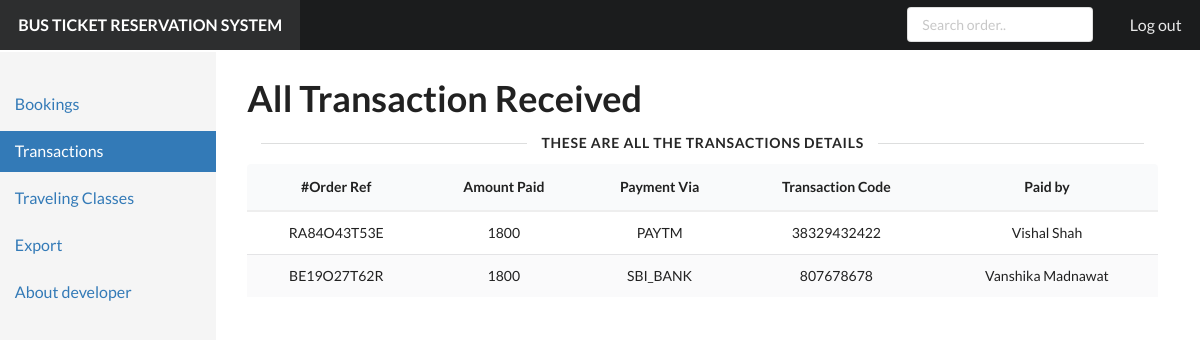
The page /admin/transactions.php (signed in) on the database its author committed.
### tables this page shows
CREATE TABLE IF NOT EXISTS `booking_details` (
  `order_ref` varchar(255) NOT NULL,
  `fullname` varchar(120) NOT NULL,
  `contact` varchar(40) DEFAULT NULL,
  `gender` varchar(40) DEFAULT NULL,
  `class_reserved` varchar(255) NOT NULL,
  `destination` varchar(180) NOT NULL,
  `seats_reserved` varchar(50) NOT NULL DEFAULT '1',
  `date_reserved` varchar(50) DEFAULT NULL,
  `transaction_id` varchar(190) NOT NULL,
  `account` varchar(130) NOT NULL,
  `amount` varchar(50) NOT NULL,
  PRIMARY KEY (`order_ref`),
  KEY `available_classbooking_details` (`class_reserved`),
  KEY `transaction_id` (`transaction_id`)
);

### admin/transactions.php (the view, shortened to what this page needs)
<!DOCTYPE html>
<html>
  <head>
    <link href="static/dist/semantic-ui/semantic.min.css" rel="stylesheet" type="text/css" />
    <link href="static/stylesheets/default.css" rel="stylesheet" type="text/css" />
    <link href="static/stylesheets/pandoc-code-highlight.css" rel="stylesheet" type="text/css" />
  </head>
  <body>
    <div class="ui inverted huge borderless fixed fluid menu">
      <a class="header item">BUS TICKET RESERVATION SYSTEM</a>
      <div class="right menu">
        <div class="item">
          <div class="ui small input">
		  <form>
            <input placeholder="Search order.." name="search" />
			</form>
          </div>
        </div>
        <a class="item" href="logout.php">Log out</a>
      </div>
    </div>
    <div class="ui grid">
      <div class="row">
        <div class="column" id="sidebar">
          <div class="ui secondary vertical fluid menu">
            <a class="item" href="bookings.php">Bookings</a><a class="item active" href="transactions.php">Transactions</a><a class="item" href="travelclass.php">Traveling Classes</a><a class="item">Export</a>
			<a class="item" href="developer.php">About developer</a>
          </div>
        </div>
        <div class="column" id="content" style="display:none">
	<div class="ui grid">
            <div class="row">
         <h1 class="ui huge header">All Transaction Received</h1>
         </div>
        <div class="ui horizontal divider"> These are all the Transactions Details</div>
		<div class="row">
            <table class="ui single line striped selectable center aligned  table">
<thead><tr><th>#Order Ref</th><th>Amount Paid</th><th>Payment Via</th><th>Transaction Code</th><th>Paid by</th></tr></thead>
<tbody>
<?php
require("../dbengine/dbconnect.php");
if(isset($_GET['search'])){$search=$_GET['search'];$data=mysqli_query($conn,"SELECT order_ref,fullname,amount,account,transaction_id FROM booking_details WHERE order_ref LIKE '%$search%' or transaction_id LIKE '%$search%' or account LIKE '%$search%' or fullname LIKE '%$search%'");}
else{$data=mysqli_query($conn,"SELECT order_ref,fullname,amount,account,transaction_id FROM booking_details");}
if(($data) && (mysqli_num_rows($data) >0)){
while($row=mysqli_fetch_assoc($data))
{
echo("<tr><td>".$row['order_ref']."</td><td>".$row['amount']."</td><td>".$row['account']."</td><td>".$row['transaction_id']."</td><td>".$row['fullname']."</td></tr>");
}
}
else{
echo "<tr><td colspan='5'>No records match found! </td></tr>";
}
?>
</tbody>
            </table>
            </div>
			</div>
		</div>
	  </div>
    </div>
  </body>
</html>

### admin/static/stylesheets/default.css (style rules this page uses)
body { -webkit-font-smoothing: antialiased; -moz-osx-font-smoothing: grayscale; text-rendering: optimizeLegibility; }
.ui.menu { border-radius: 0; box-shadow: none; margin-bottom: 0; -moz-font-feature-settings: "smcp" 0, "onum" 0; -ms-font-feature-settings: "smcp" 0, "onum" 0; -o-font-feature-settings: "smcp" 0, "onum" 0; -webkit-font-feature-settings: "smcp" 0, "onum" 0; font-feature-settings: "smcp" 0, "onum" 0; }
.ui.menu form { font-size: 14px; }
.ui.menu input { -moz-font-feature-settings: "smcp" 0, "onum" 0; -ms-font-feature-settings: "smcp" 0, "onum" 0; -o-font-feature-settings: "smcp" 0, "onum" 0; -webkit-font-feature-settings: "smcp" 0, "onum" 0; font-feature-settings: "smcp" 0, "onum" 0; font-size: 14px; }

### admin/transactions.php (style rules this page uses)
body { display: relative; }
#sidebar { position: fixed; top: 51.8px; left: 0; bottom: 0; width: 18%; background-color: #f5f5f5; padding: 0px; }
#sidebar .ui.menu { margin: 2em 0 0; font-size: 16px; }
#sidebar .ui.menu > a.item { color: #337ab7; border-radius: 0 !important; }
#sidebar .ui.menu > a.item.active { background-color: #337ab7; color: white; border: none !important; }
#content { margin-left: 19%; width: 81%; margin-top: 3em; padding-left: 3em; float: left; }
#content > .ui.grid { padding-right: 4em; padding-bottom: 3em; }
#content h1 { font-size: 36px; }
#content .ui.divider:not(.hidden) { margin: 0; }
#content table.ui.table { border: none; }
#content table.ui.table thead th { border-bottom: 2px solid #eee !important; }

### rows shown on the page
booking_details: order_ref "RA84O43T53E", amount "1800", account "PAYTM", transaction "38329432422", fullname "Vishal Shah"
booking_details: order_ref "BE19O27T62R", amount "1800", account "SBI_BANK", transaction "807678678", fullname "Vanshika Madnawat"
